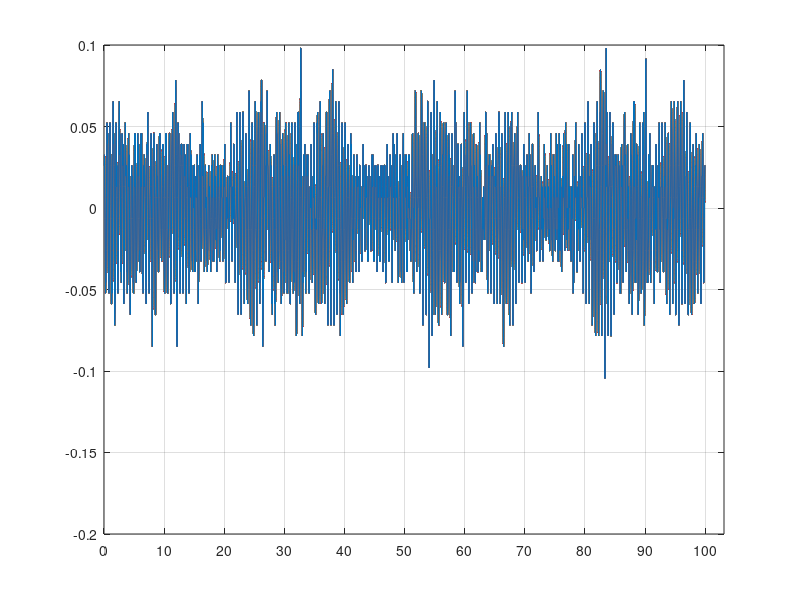

Recreate this plot in MATLAB.
%Derivering
%Test
data = load('smogenSpring2010.txt');
t = data(:,1);
h = data(:,2);

t=t*(60*60*24);
h=h/1000;

%Detta är en kommentar!
q =57000000*(diff(h)/diff(t));
%Detta är en ny kommentar änna!

figure(1)
plot(q)
grid on
t=t/(60*60*24);
xticks(0:size(t)/10:size(t))
xticklabels(round(t(1)):10:t(end))
%yticks(0:10:100)
